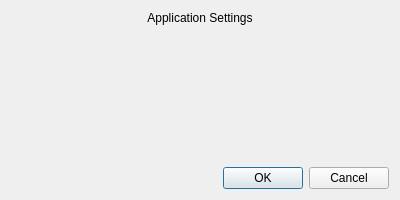
<?xml version="1.0" encoding="UTF-8"?>
<ui version="4.0">
 <class>Settings</class>
 <widget class="QDialog" name="Settings">
  <property name="geometry">
   <rect>
    <x>0</x>
    <y>0</y>
    <width>400</width>
    <height>200</height>
   </rect>
  </property>
  <property name="windowTitle">
   <string>Settings</string>
  </property>
  <layout class="QVBoxLayout" name="verticalLayout">
   <item>
    <widget class="QLabel" name="label">
     <property name="text">
      <string>Application Settings</string>
     </property>
     <property name="alignment">
      <set>Qt::AlignCenter</set>
     </property>
    </widget>
   </item>
   <item>
    <spacer name="verticalSpacer">
     <property name="orientation">
      <enum>Qt::Vertical</enum>
     </property>
     <property name="sizeHint" stdset="0">
      <size>
       <width>20</width>
       <height>40</height>
      </size>
     </property>
    </spacer>
   </item>
   <item>
    <widget class="QDialogButtonBox" name="buttonBox">
     <property name="orientation">
      <enum>Qt::Horizontal</enum>
     </property>
     <property name="standardButtons">
      <set>QDialogButtonBox::Cancel|QDialogButtonBox::Ok</set>
     </property>
    </widget>
   </item>
  </layout>
 </widget>
 <resources/>
 <connections>
  <connection>
   <sender>buttonBox</sender>
   <signal>accepted()</signal>
   <receiver>Settings</receiver>
   <slot>accept()</slot>
   <hints>
    <hint type="sourcelabel">
     <x>248</x>
     <y>254</y>
    </hint>
    <hint type="destinationlabel">
     <x>157</x>
     <y>274</y>
    </hint>
   </hints>
  </connection>
  <connection>
   <sender>buttonBox</sender>
   <signal>rejected()</signal>
   <receiver>Settings</receiver>
   <slot>reject()</slot>
   <hints>
    <hint type="sourcelabel">
     <x>316</x>
     <y>260</y>
    </hint>
    <hint type="destinationlabel">
     <x>286</x>
     <y>274</y>
    </hint>
   </hints>
  </connection>
 </connections>
</ui> 
